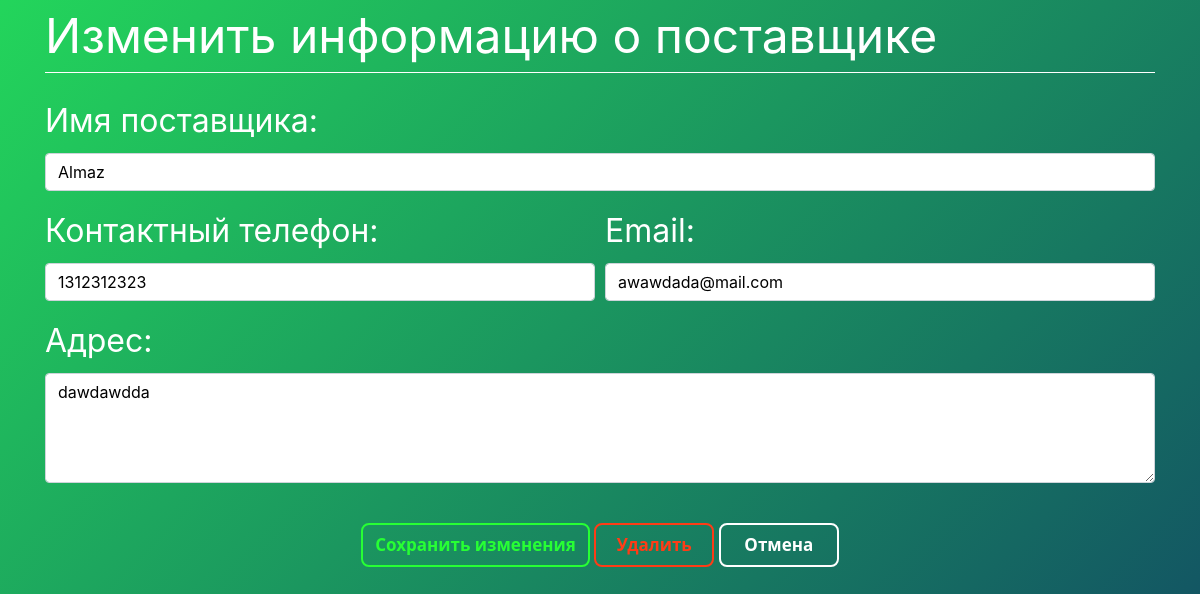
The app's page /transactions/suppliers/3/edit, older data.
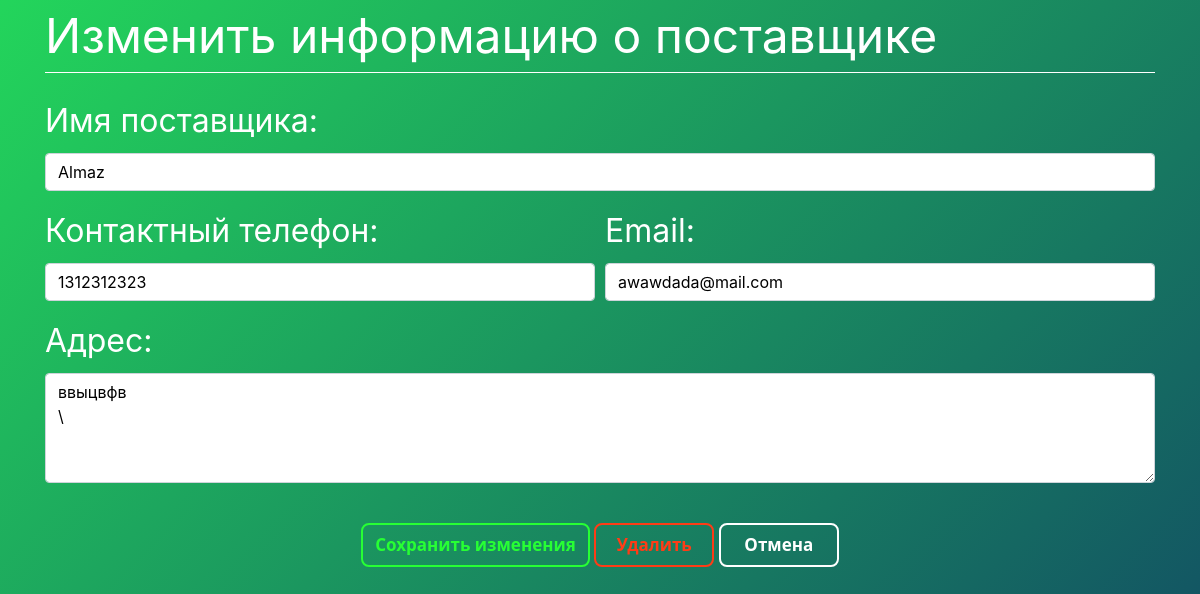
The same page, newer data.
### transactions/models.py (models this page shows, shortened)
class Supplier(models.Model):
    id = models.AutoField(primary_key=True)
    name = models.CharField(max_length=150)
    phone = models.CharField(max_length=12, unique=True)
    address = models.CharField(max_length=200)
    email = models.EmailField(max_length=254, unique=True)
    is_deleted = models.BooleanField(default=False)

### transactions/views.py (the view)
class SupplierUpdateView(SuccessMessageMixin, UpdateView):
    model = Supplier
    form_class = SupplierForm
    success_url = '/transactions/suppliers'
    success_message = "Supplier details has been updated successfully"
    template_name = "suppliers/edit_supplier.html"
    def get_context_data(self, **kwargs):
        context = super().get_context_data(**kwargs)
        context["title"] = 'Изменить информацию о поставщике'
        context["savebtn"] = 'Сохранить изменения'
        context["delbtn"] = 'Удалить поставщика'
        return context

### transactions/forms.py
class SupplierForm(forms.ModelForm):
    def __init__(self, *args, **kwargs):
        super().__init__(*args, **kwargs)
        self.fields['name'].widget.attrs.update({'class': 'textinput form-control', 'pattern' : '[a-zA-Z\s]{1,50}', 'title' : 'Alphabets and Spaces only'})
        self.fields['phone'].widget.attrs.update({'class': 'textinput form-control', 'maxlength': '10', 'pattern' : '[0-9]{10}', 'title' : 'Numbers only'})
        self.fields['email'].widget.attrs.update({'class': 'textinput form-control'})
    class Meta:
        model = Supplier
        fields = ['name', 'phone', 'address', 'email']
        widgets = {
            'address' : forms.Textarea(
                attrs = {
                    'class' : 'textinput form-control',
                    'rows'  : '4'
                }
            )
        }

### transactions/templates/suppliers/edit_supplier.html (shortened to what this page needs)
{% extends "base.html" %}
{% block content %}
    <div style="color:#ffffff; font-style: bold; font-size: 3rem; border-bottom: 1px solid white;">{{title}}</div> <br>
    <form method="post">
        <div class="form-group">
            <label for="{{ form.name.id_for_label }}">Имя поставщика:</label>
            {{ form.name }}
        </div>
        <div class="form-row">
            <div class="form-group col-md-6">
                <label for="{{ form.phone.id_for_label }}">Контактный телефон:</label>
                {{ form.phone }}
            </div>
            <div class="form-group col-md-6">
                <label for="{{ form.email.id_for_label }}">Email:</label>
                {{ form.email }}
            </div>
        </div>
        <div class="form-group">
            <label for="{{ form.address.id_for_label }}">Адрес:</label>
            {{ form.address }}
        </div>
        <br>
        <div class="align-middle">
            <button type="submit" class="btn ghost-green">{{ savebtn }}</button>
            {% if delbtn %}
                <a href="{% url 'delete-supplier' supplier.pk %}" class="btn ghost-red"> Удалить </a>
            {% endif %}
            <a href="{% url 'suppliers-list' %}" class="btn ghost-button">Отмена</a>
        </div>
    </form>
{% endblock content %}

Row changes from the older to the newer data that the page shows:
changed Supplier "Almaz": address "dawdawdda" → "ввыцвфв \\"
